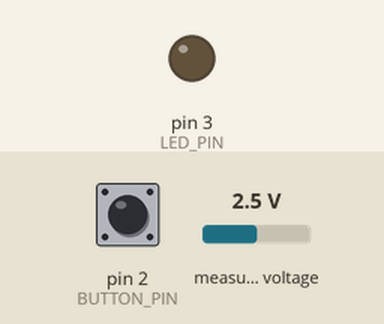
Recording of a sketch running on a simulated Arduino Nano, built with avr-gcc and run on an emulated ATmega328P. On the bench: output pins drawn as LEDs (lit = HIGH). The inputs (shaded band) are chosen by the test bench; at power-on: pin 2 (BUTTON_PIN) HIGH, measured voltage 2.5 V. What the sketch prints to the serial monitor is not drawn.

Above: at 1.2 s.
1.3 s: pin 2 (BUTTON_PIN) pulled LOW for 0.15 s
At 2.4 s:
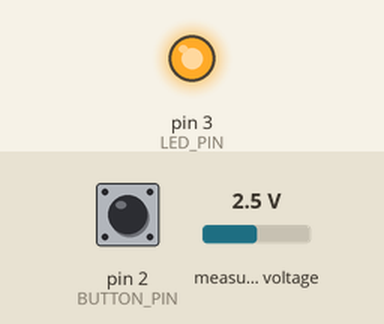
2.9 s: pin 2 (BUTTON_PIN) pulled LOW for 1 s
At 3.4 s:
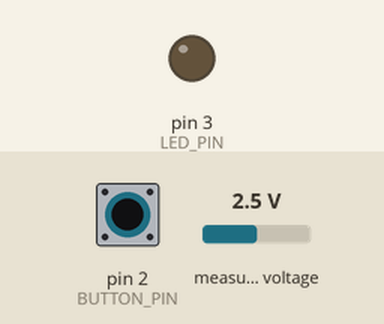
6.9 s: pin 2 (BUTTON_PIN) pulled LOW for 3.2 s
At 7.7 s:
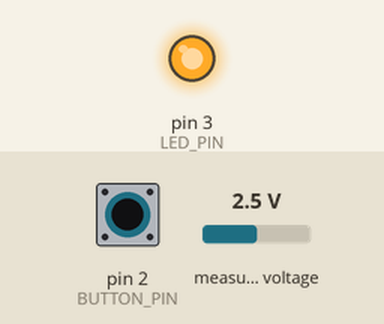
Timing chart, 0 to 9.9 s (numbered marks = the images above; inputs shaded):
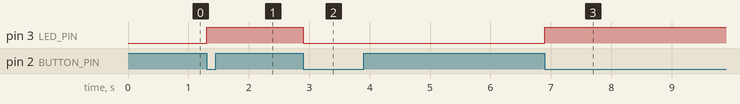

Measured:
- after the input at 1.3 s, pin 3 (LED_PIN): LOW → HIGH at once
- after the input at 2.9 s, pin 3 (LED_PIN): HIGH → LOW at once
- after the input at 6.9 s, pin 3 (LED_PIN): LOW → HIGH at once

The sketch:

Sensing.ino
```cpp
//********************************************************************
//*                    EEE4113F Project                              *
//*==================================================================*
//* WRITTEN BY:       Mpilonhle Nxasana               *
//* DATE CREATED:     04/05/2024                                     *
//*==================================================================*
//* PROGRAMMED IN:    Arduino IDE                                    *
//* TARGET:           Arduino NANO 33 IoT                            *
//*==================================================================*
//* DESCRIPTION:                                                     *
//* EEE4113F Arduino Code for sensing subsystem                      *
//********************************************************************
// INCLUDE FILES
//====================================================================
#include "ADS1X15.h"
#include <string>
//====================================================================
// GLOBAL CONSTANTS
//====================================================================
#define FALSE 0
#define TRUE 1
#define SIZE 10
#define PERIOD 100
#define BUTTON_PIN 2
#define LED_PIN 3
#define DEBOUNCE_DELAY 250
//====================================================================
// GLOBAL VARIABLES
//====================================================================
float weights[SIZE+1];     // Circular buffer of previous weight values
int i;                    // Index of weight value
int full;                 // Indicates whether array is full or not
float offset;             // Weight offset
volatile long last_press; // Time since last button press
ADS1115 ADS(0x48);        // Constructor for ADS1115 , default I2C address 0x48 is used
//====================================================================
// FUNCTION DECLARATIONS
//====================================================================
void buttonPressedISR()
{
  if(millis() - last_press > DEBOUNCE_DELAY){     // Button debouncing
    digitalWrite(LED_PIN, !digitalRead(LED_PIN)); // Toggle LED
    last_press = millis();
  }
}

float movingAverage(float* values, int index)
{
  float sum = values[SIZE];   //Retrieve the running sum of the last 10 measurements
  sum += values[index];       // Add the newest value
  if(index+1<SIZE) {          // Remove the oldest value
    sum -= values[index+1];
  }
  else {
    sum -= values[0];
  }
  values[SIZE] = sum;       // Store new sum
  return sum/SIZE;          // Return average
}

float voltsToGrams(float V) {
  float Vin = (2*V -3.3)/994;           // Determine input voltage from output voltage
  float weight = 1000*Vin/(3.3*0.001);  // Determine weight from input voltage
//  float weight = (V-1.5935)/0.0015;   // Linear regression model
  return weight;
}
//====================================================================
// SETUP and LOOP
//====================================================================
void setup()
{
  // Initialise variables
  i = 0;
  full = FALSE;
  weights[SIZE] = 0;
  offset = 0;
  last_press = 0;

  // Setup Serial connection
  Serial.begin(9600);

  // Setup the ADS1115
  Wire.begin();
  ADS.begin();
  ADS.setGain(1); // Increase gain on pga for more precise measurements
  ADS.setDataRate(1); // Set data rate to 16sps

  // Setup input and output pins
  pinMode(BUTTON_PIN, INPUT_PULLUP);
  pinMode(LED_PIN, OUTPUT);
  // Setup interrupt on push buttom
  attachInterrupt(digitalPinToInterrupt(BUTTON_PIN), buttonPressedISR, FALLING);
  // Set LED to initially be OFF
  digitalWrite(LED_PIN, LOW);

}

void loop()
{
  // Measure execution time
  long int t = millis();

  // Read the voltage on channel A0
  int16_t adcVal = ADS.readADC(0);  // Get adc value
  float f = ADS.toVoltage(1);       // voltage factor
  float V = adcVal * f;             // convert to a voltage
  float weight = voltsToGrams(V);   // convert voltage to weight
  // Apply offset to weight
  weight = (weight-offset > 0) ? weight-offset : 0;

  // Fill the circular buffer
  if(!full) {
    weights[i] = weight;
    weights[SIZE] += weight;
    weight = weights[SIZE]/(i+1);
    i += 1;
    if(i>=SIZE) {
      full = TRUE;
      i = 0;
    }

  }
  else {
    weights[i] = weight;
    weight = movingAverage(weights, i);
    i = (i+1 < SIZE) ? i+1 : 0;
  }

  if(digitalRead(LED_PIN)) {
    if(offset<=0) {
      offset = weight;
    }
  }
  else {
    offset = 0;
  }

  Serial.print("V = "); Serial.print(V);
  char arr [15] = "";
  sprintf(arr,"\tWeight = %.1f", weight);
  String str(arr);
  Serial.println(str);

  t = t-millis();
  delay(PERIOD-t);


}						// End of main loop

//********************************************************************
// END OF PROGRAM
//********************************************************************
```
